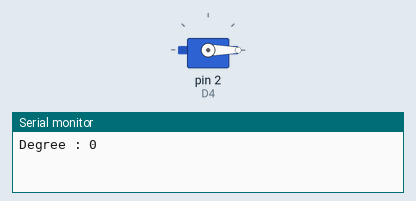
The sketch below on a simulated Arduino Uno, built with avr-gcc and run on an emulated ATmega328P. On the bench: servo, the last lines printed to the serial monitor.

Above: at 0.05 s.
At 1.25 s:
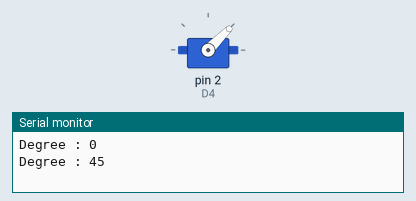
At 2.5 s:
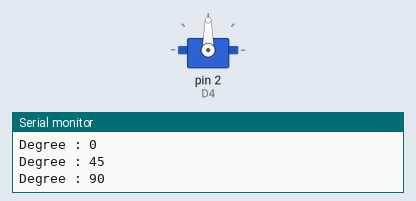
At 5.0 s:
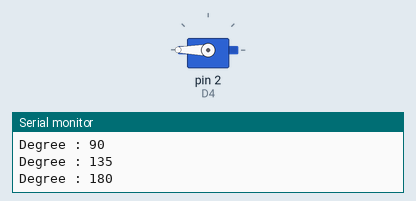
Timing chart, 0 to 6.5 s (numbered marks = the images above):
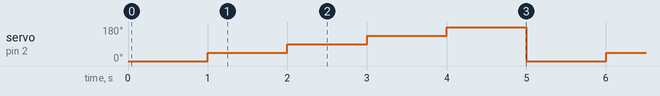

The sketch:

Test-Servo.ino
```cpp
#include <Servo.h>
Servo myservo;

static const uint8_t D4 = 2;

void setup() {
  Serial.begin(9600);
  myservo.attach(D4);
}


void loop() {
  int degree = 0;
  myservo.write(degree);
  Serial.print("Degree : ");
  Serial.println(degree);
  delay(1000);

  degree = degree + 45;
  myservo.write(degree);
  Serial.print("Degree : ");
  Serial.println(degree);
  delay(1000);

  degree = degree + 45;
  myservo.write(degree);
  Serial.print("Degree : ");
  Serial.println(degree);
  delay(1000);

  degree = degree + 45;
  myservo.write(degree);
  Serial.print("Degree : ");
  Serial.println(degree);
  delay(1000);

  degree = degree + 45;
  myservo.write(degree);
  Serial.print("Degree : ");
  Serial.println(degree);
  delay(1000);

  Serial.println("===========================");
}
```

Measured:
- by itself, servo on pin 2 (D4): repeats every 5.0 s: 90° 1.0 s, 135° 1.0 s, 180° 1.0 s, 0° 1.0 s, 45° 1.0 s
